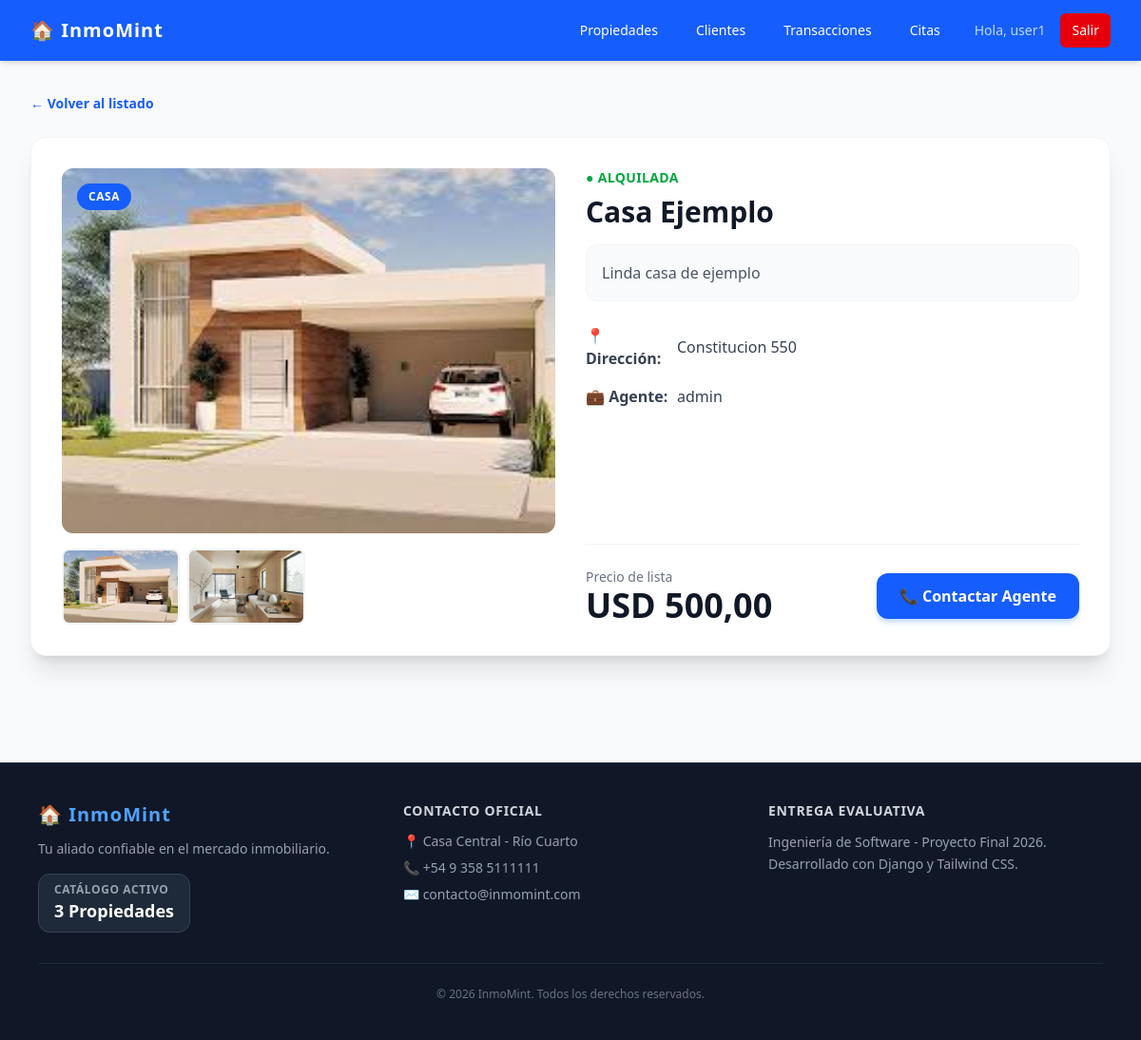
/propiedades/propiedad/2/ (signed in), run on the app's committed database.
### usuarios/models.py (models this page shows, shortened)
class UsuarioPersonalizado(AbstractUser):
    telefono = models.CharField(max_length=20, blank=True, null=True)
    es_agente = models.BooleanField(default=False)

### inmobiliaria/models.py (models this page shows, shortened)
class Propiedad(models.Model):
    TIPO_CHOICES = [
        ('CASA', 'Casa'),
        ('DEPA', 'Departamento'),
        ('TERR', 'Terreno'),
        ('LOCA', 'Local Comercial'),
    ]
    ESTADO_CHOICES = [
        ('DISP', 'Disponible'),
        ('ALQU', 'Alquilada'),
        ('VEND', 'Vendida'),
    ]
    titulo = models.CharField(max_length=200, verbose_name="Título")
    descripcion = models.TextField(verbose_name="Descripción")
    direccion = models.CharField(max_length=250, verbose_name="Dirección")
    precio = models.DecimalField(max_length=12, decimal_places=2, max_digits=12, verbose_name="Precio (USD)")
    tipo = models.CharField(max_length=4, choices=TIPO_CHOICES, default='CASA')
    estado = models.CharField(max_length=4, choices=ESTADO_CHOICES, default='DISP')
    agente = models.ForeignKey(settings.AUTH_USER_MODEL, on_delete=models.SET_NULL, null=True, blank=True, related_name="propiedades")
    class Meta:
        verbose_name_plural = "Propiedades"

class ImagenPropiedad(models.Model):
    propiedad = models.ForeignKey(Propiedad, on_delete=models.CASCADE, related_name="imagenes")
    imagen = models.ImageField(upload_to="propiedades/")
    descripcion = models.CharField(max_length=100, blank=True, null=True, verbose_name="Descripción de la foto")

### inmobiliaria/views.py (the view)
# urls.py: path('propiedad/<int:pk>/', views.detalle_propiedad, name='detalle_propiedad'), #url de la propiedad por id/pk
@login_required
@permission_required('inmobiliaria.view_propiedad', login_url='lista_propiedades')
def detalle_propiedad(request, pk):
    propiedad = get_object_or_404(Propiedad, pk=pk)
    return render(request, 'inmobiliaria/detalle.html', {'propiedad': propiedad})

### inmobiliaria/context_processors.py (called while the page is built)
def datos_inmobiliaria(request):
    return {
        'global_nombre_web': 'InmoMint',
        'global_telefono': '+54 9 358 5111111',
        'global_email': 'contacto@inmomint.com',
        'global_total_propiedades': Propiedad.objects.count()
    }

### templates/inmobiliaria/detalle.html (shortened to what this page needs)
{% extends 'base.html' %}
{% block content %}
<div class="mb-6">
    <a href="{% url 'lista_propiedades' %}" class="inline-flex items-center text-sm font-semibold text-blue-600 hover:text-blue-800">
        ← Volver al listado
    </a>
</div>
<div class="bg-white rounded-2xl shadow-xl overflow-hidden border border-gray-100 grid grid-cols-1 lg:grid-cols-2 gap-8 p-6 md:p-8">
    <div class="flex flex-col gap-4">
        <div class="rounded-xl overflow-hidden bg-gray-100 h-96 relative shadow-inner">
            {% if propiedad.imagenes.all %}
                <img src="{{ propiedad.imagenes.first.imagen.url }}" alt="{{ propiedad.titulo }}" class="w-full h-full object-cover" id="imagenPrincipal">
            {% else %}
                <div class="w-full h-full flex items-center justify-center text-gray-400">
                    <span>📷 Sin foto disponible</span>
                </div>
            {% endif %}
            <span class="absolute top-4 left-4 bg-blue-600 text-white text-xs font-bold px-3 py-1.5 rounded-full uppercase tracking-wider">
                {{ propiedad.get_tipo_display }}
            </span>
        </div>
        {% if propiedad.imagenes.count > 1 %}
            <div class="grid grid-cols-4 gap-2">
                {% for img in propiedad.imagenes.all %}
                    <div class="h-20 bg-gray-100 rounded-lg overflow-hidden cursor-pointer border-2 hover:border-blue-500 transition-all border-transparent"
                         onclick="document.getElementById('imagenPrincipal').src='{{ img.imagen.url }}'">
                        <img src="{{ img.imagen.url }}" alt="Miniatura" class="w-full h-full object-cover">
                    </div>
                {% endfor %}
            </div>
        {% endif %}
    </div>
    <div class="flex flex-col justify-between">
        <div>
            <div class="text-sm font-bold text-green-600 uppercase tracking-wide mb-2">
                ● {{ propiedad.get_estado_display }}
            </div>
            <h1 class="text-3xl font-black text-gray-900 mb-4">{{ propiedad.titulo }}</h1>
            <p class="text-gray-600 leading-relaxed mb-6 bg-gray-50 p-4 rounded-xl border border-gray-100">
                {{ propiedad.descripcion }}
            </p>
            <div class="space-y-4 mb-6">
                <div class="flex items-center text-gray-700">
                    <span class="font-bold w-24 block">📍 Dirección:</span>
                    <span>{{ propiedad.direccion }}</span>
                </div>
                <div class="flex items-center text-gray-700">
                    <span class="font-bold w-24 block">💼 Agente:</span>
                    <span>
                        {% if propiedad.agente %}
                            {{ propiedad.agente.get_full_name|default:propiedad.agente.username }}
                        {% else %}
                            No asignado
                        {% endif %}
                    </span>
                </div>
            </div>
        </div>
        <div class="pt-6 border-t border-gray-100 flex flex-col sm:flex-row sm:items-center sm:justify-between gap-4">
            <div>
                <span class="text-sm text-gray-500 block font-medium">Precio de lista</span>
                <span class="text-4xl font-black text-gray-900">USD {{ propiedad.precio }}</span>
            </div>
            <div class="flex flex-col sm:flex-row gap-2 items-stretch sm:items-center">
                <a href="{% url 'crear_cita' %}?propiedad_id={{ propiedad.pk }}" class="text-center bg-blue-600 hover:bg-blue-700 text-white font-bold px-6 py-3 rounded-xl transition-colors shadow-md shadow-blue-200 cursor-pointer">
                    📞 Contactar Agente
                </a>
            </div>
        </div>
    </div>
</div>
{% endblock %}

### templates/base.html (shortened to what this page needs)
<!DOCTYPE html>
<html lang="es">
<head>
    <script src="https://cdn.jsdelivr.net/npm/@tailwindcss/browser@4"></script>
</head>
<body class="bg-gray-50 flex flex-col min-h-screen">
    <nav class="bg-blue-600 text-white shadow-md">
        <div class="max-w-7xl mx-auto px-4 sm:px-6 lg:px-8">
            <div class="flex items-center justify-between h-16">
                <div class="flex items-center">
                    <a href="{% url 'home' %}" class="text-xl font-bold tracking-wider">🏠 InmoMint</a>
                </div>
                <div class="flex items-center space-x-2 md:space-x-4">
                    <a href="{% url 'lista_propiedades' %}" class="hover:bg-blue-700 px-3 py-2 rounded-md text-sm font-medium">Propiedades</a>
                    {% if user.is_authenticated %}
                        {% if perms.inmobiliaria.view_cliente %}
                            <a href="{% url 'lista_clientes' %}" class="hover:bg-blue-700 px-3 py-2 rounded-md text-sm font-medium">Clientes</a>
                        {% endif %}
                        {% if perms.inmobiliaria.view_transaccion %}
                            <a href="{% url 'lista_transacciones' %}" class="hover:bg-blue-700 px-3 py-2 rounded-md text-sm font-medium">Transacciones</a>
                        {% endif %}
                        {% if perms.inmobiliaria.view_cita %}
                            <a href="{% url 'lista_citas' %}" class="hover:bg-blue-700 px-3 py-2 rounded-md text-sm font-medium">Citas</a>
                        {% endif %}
                        <span class="text-blue-200 text-sm font-medium hidden lg:inline ml-2">Hola, {{ user.username }}</span>
                        <form method="POST" action="{% url 'logout' %}" class="inline">
                            <button type="submit" class="bg-red-600 hover:bg-red-700 text-white px-3 py-2 rounded-md text-sm font-medium transition-colors cursor-pointer">
                                Salir
                            </button>
                        </form>
                    {% else %}
                        <a href="{% url 'login' %}" class="bg-blue-800 hover:bg-blue-900 text-white px-4 py-2 rounded-md text-sm font-medium transition-colors">
                            Iniciar Sesión
                        </a>
                    {% endif %}
                </div>
            </div>
        </div>
    </nav>
    <main class="flex-grow max-w-7xl w-full mx-auto px-4 sm:px-6 lg:px-8 py-8">
        {% block content %}
        {% endblock %}
    </main>
    <footer class="bg-gray-900 text-white mt-20 border-t border-gray-800">
        <div class="max-w-6xl mx-auto px-4 py-10">
            <div class="grid grid-cols-1 md:grid-cols-3 gap-8 text-center md:text-left">
                <div>
                    <h3 class="text-xl font-black tracking-wider text-blue-400 mb-3">🏠 {{ global_nombre_web }}</h3>
                    <p class="text-gray-400 text-sm mb-4">Tu aliado confiable en el mercado inmobiliario.</p>
                    <div class="inline-block bg-gray-800 px-4 py-2 rounded-xl border border-gray-700">
                        <span class="text-xs text-gray-400 block uppercase font-bold tracking-wider">Catálogo Activo</span>
                        <span class="text-lg font-black text-white">{{ global_total_propiedades }} Propiedades</span>
                    </div>
                </div>
                <div>
                    <h4 class="text-sm font-bold uppercase tracking-wider text-gray-300 mb-3">Contacto Oficial</h4>
                    <ul class="space-y-2 text-sm text-gray-400">
                        <li>📍 Casa Central - Río Cuarto</li>
                        <li>📞 {{ global_telefono }}</li>
                        <li>✉️ {{ global_email }}</li>
                    </ul>
                </div>
                <div>
                    <h4 class="text-sm font-bold uppercase tracking-wider text-gray-300 mb-3">Entrega Evaluativa</h4>
                    <p class="text-sm text-gray-400 leading-relaxed">
                        Ingeniería de Software - Proyecto Final 2026.<br>
                        Desarrollado con Django y Tailwind CSS.
                    </p>
                </div>
            </div>
            <div class="border-t border-gray-800 mt-8 pt-6 text-center text-xs text-gray-500">
                &copy; 2026 {{ global_nombre_web }}. Todos los derechos reservados.
            </div>
        </div>
    </footer>
</body>
</html>

### data on the page
UsuarioPersonalizado: username "user1"
Propiedad: imagenes.first.imagen (picture), tipo "CASA", estado "ALQUILADA", titulo "Casa Ejemplo", descripcion "Linda casa de ejemplo", direccion "Constitucion 550", agente.get_full_name "admin", precio "500,00"
ImagenPropiedad: imagen (picture)
ImagenPropiedad: imagen (picture)

### other printed values
{{ global_nombre_web }} "InmoMint"
{{ global_total_propiedades }} "3"
{{ global_telefono }} "+54 9 358 5111111"
{{ global_email }} "contacto@inmomint.com"
